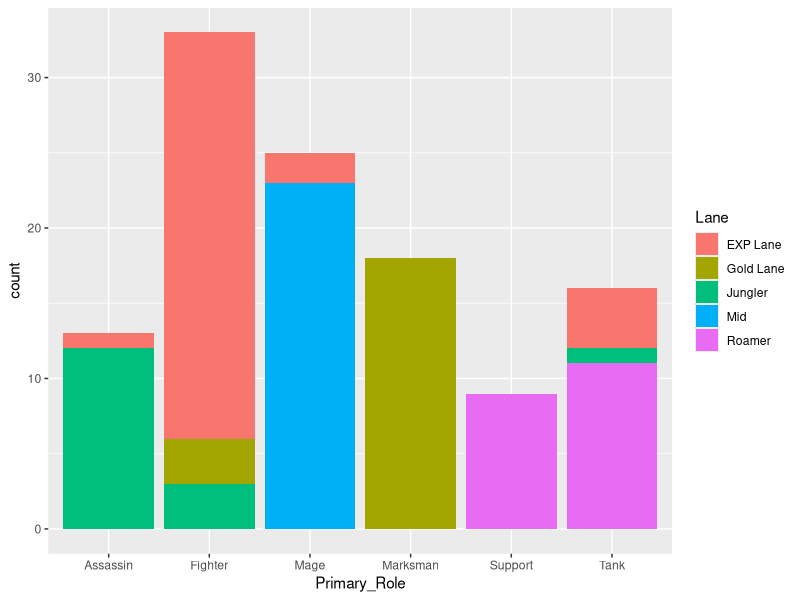
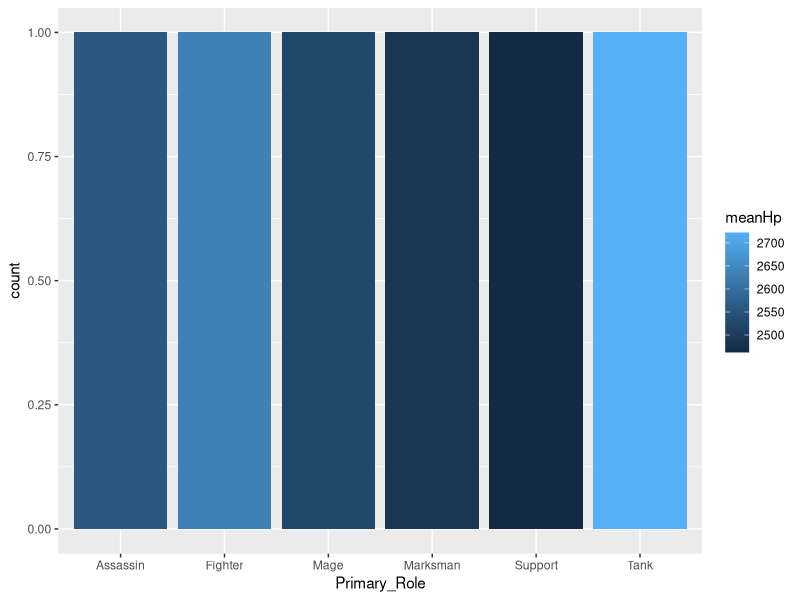

The R script that drew these images, in order:
## ---- chunk 1
  library(tidyverse)
  library(ggplot2)
  library(dplyr)
  data <- read.csv("./Mlbb_Heroes+ReyerosMarcos.csv", header = TRUE, sep = ",")
  
  HeroesLanzm <- data %>% 
    filter(Release_Date == 2016)
  
knitr::opts_chunk$set(echo = TRUE)
## ---- chunk 2
  data %>% 
  select(Name, Release_Date) %>% 
  filter(Release_Date == 2016) %>% 
  mutate(Relevancia = "LANZAMIENTO") %>% 
  select(Name, Release_Date, Relevancia )
  

## ---- chunk 3
  ggplot(data, mapping=aes(x = Primary_Role)) +
  geom_bar(aes(fill = Lane))
## ---- chunk 4
  data %>% 
  group_by(Primary_Role) %>%
  summarise(meanHp = mean(Hp)) %>% 
  

  ggplot(data, mapping=aes(x = Primary_Role, fill = meanHp)) +
  geom_bar()
  

